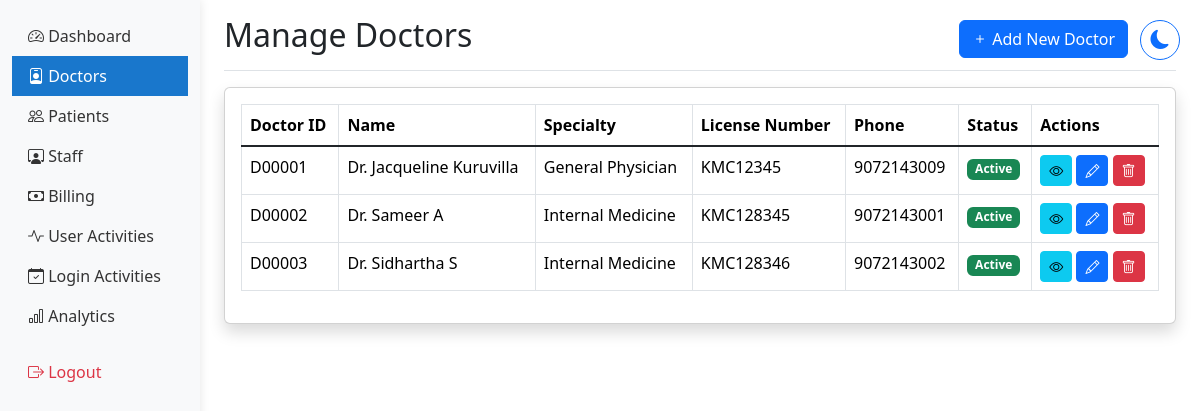
The page /hosp_admin/doctors/ (signed in) on the database its author committed.
### hmsapp/models.py (models this page shows, shortened)
class DoctorProfile(models.Model):
    user = models.OneToOneField(User, on_delete=models.CASCADE)
    specialty = models.ForeignKey('Specialty', on_delete=models.SET_NULL, null=True)
    license_number = models.CharField(max_length=50, unique=True)
    phone_number = models.CharField(max_length=15, validators=[phone_regex])
    address = models.TextField(blank=True)
    doctor_id = models.CharField(max_length=6, unique=True, blank=True)
    profile_picture = models.ImageField(
        upload_to='doctors/profile_pics/',
        null=True,
        blank=True,
        validators=[FileExtensionValidator(['jpg', 'jpeg', 'png'])]
    )
    google_calendar_enabled = models.BooleanField(default=False)
    google_calendar_credentials = models.JSONField(null=True, blank=True)
    created_at = models.DateTimeField(auto_now_add=True)
    updated_at = models.DateTimeField(auto_now=True)

class Specialty(models.Model):
    specialty_name = models.CharField(max_length=100)
    description = models.TextField(blank=True)
    class Meta:
        verbose_name_plural = "Specialties"

### hmsapp/views.py (the view, shortened to what this page needs)
# urls.py: path('hosp_admin/doctors/', views.manage_doctors, name='manage_doctors'),
@login_required
@admin_required
def manage_doctors(request):
    doctors = DoctorProfile.objects.all()
    specialties = Specialty.objects.all()
    context = {
        'doctors': doctors,
        'specialties': specialties
    }
    return render(request, 'hosp_admin/manage_doctors.html', context)

### hmsapp/context_processors.py (called while the page is built)
def base_template(request):
    if request.user.is_authenticated:
        if request.user.groups.filter(name='Doctors').exists():
            base_template = 'doctor/base_doctor.html'
        elif request.user.groups.filter(name='Administrators').exists():
            base_template = 'hosp_admin/base_admin.html'
        else:
            base_template = 'staff/base_staff.html'
    else:
        base_template = 'staff/base_staff.html'
    return {'base_template': base_template}

### hmsapp/templates/hosp_admin/manage_doctors.html (shortened to what this page needs)
{% extends 'hosp_admin/base_admin.html' %}
{% load static %}
{% block content %}
<div class="d-flex justify-content-between flex-wrap flex-md-nowrap align-items-center pt-3 pb-2 mb-3 border-bottom">
    <h1 class="h2">Manage Doctors</h1>
    <div class="btn-toolbar mb-2 mb-md-0 me-5">
        <button type="button" class="btn btn-primary" data-bs-toggle="modal" data-bs-target="#addDoctorModal">
            <i class="bi bi-plus"></i> Add New Doctor
        </button>
    </div>
</div>
<div class="card shadow mb-4">
    <div class="card-body">
        <div class="table-responsive">
            <table class="table table-bordered" id="doctorsTable" width="100%" cellspacing="0">
                <thead>
                    <tr>
                        <th>Doctor ID</th>
                        <th>Name</th>
                        <th>Specialty</th>
                        <th>License Number</th>
                        <th>Phone</th>
                        <th>Status</th>
                        <th>Actions</th>
                    </tr>
                </thead>
                <tbody>
                    {% for doctor in doctors %}
                    <tr>
                        <td>{{ doctor.doctor_id }}</td>
                        <td>Dr. {{ doctor.user.get_full_name }}</td>
                        <td>{{ doctor.specialty.specialty_name }}</td>
                        <td>{{ doctor.license_number }}</td>
                        <td>{{ doctor.phone_number }}</td>
                        <td>
                            <span class="badge {% if doctor.user.is_active %}bg-success{% else %}bg-danger{% endif %}">
                                {{ doctor.user.is_active|yesno:"Active,Inactive" }}
                            </span>
                        </td>
                        <td>
                            <button class="btn btn-sm btn-info" onclick="viewDoctor('{{ doctor.id }}')">
                                <i class="bi bi-eye"></i>
                            </button>
                            <button class="btn btn-sm btn-primary" onclick="editDoctor('{{ doctor.id }}')">
                                <i class="bi bi-pencil"></i>
                            </button>
                            <button type="button" class="btn btn-sm btn-danger" data-bs-toggle="modal" data-bs-target="#deleteDoctor{{ doctor.id }}">
                                <i class="bi bi-trash"></i>
                            </button>
                        </td>
                    </tr>
                    {% endfor %}
                </tbody>
            </table>
        </div>
    </div>
</div>
{% endblock %}

### rows shown on the page
DoctorProfile: doctor_id "D00001", user.get_full_name "Jacqueline Kuruvilla", specialty.specialty_name "General Physician", license_number "KMC12345", phone_number "9072143009", user.is_active "Active"
DoctorProfile: doctor_id "D00002", user.get_full_name "Sameer A", specialty.specialty_name "Internal Medicine", license_number "KMC128345", phone_number "9072143001", user.is_active "Active"
DoctorProfile: doctor_id "D00003", user.get_full_name "Sidhartha S", specialty.specialty_name "Internal Medicine", license_number "KMC128346", phone_number "9072143002", user.is_active "Active"
